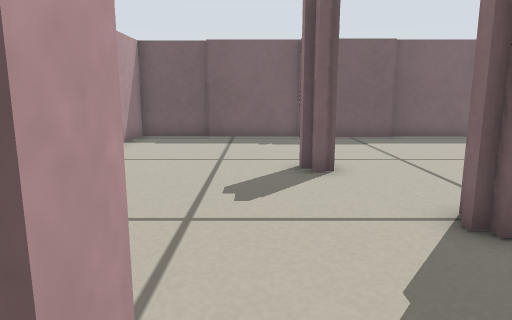
view 1 (above)

12 first-person views from a walk through a robot-simulator world made for Stage. The camera is 0.35 m above the floor, tilts 10° down and sees 70° across. The lines on the ground mark 1 m squares. The floor is counted in squares, 0.2 m on a side. Each view is taken from the middle of a square. On the plan, view 1 faces up. The plan holds only what a view shows up to about 17 squares ahead; the rest is blank. The robots in the file are not drawn.

view 2
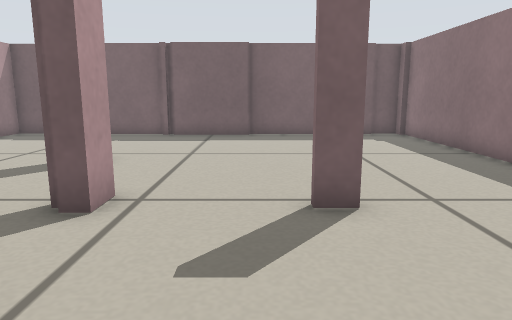

view 3
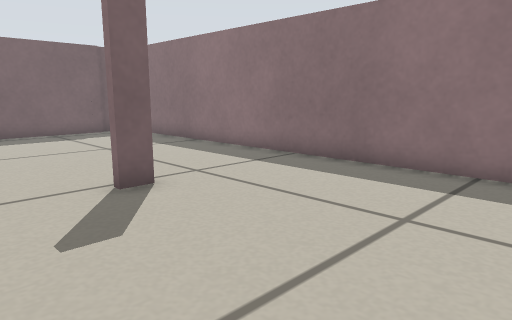

view 4
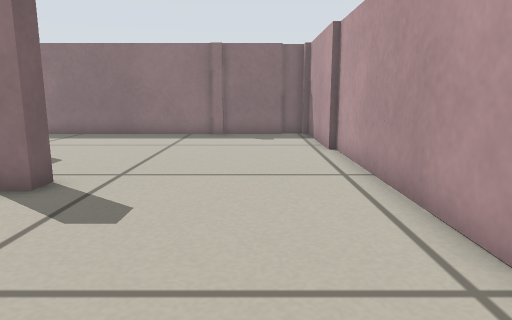

view 5
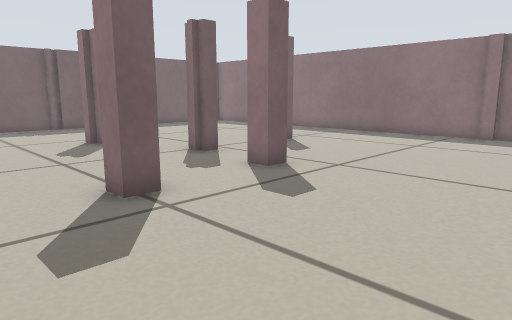

view 6
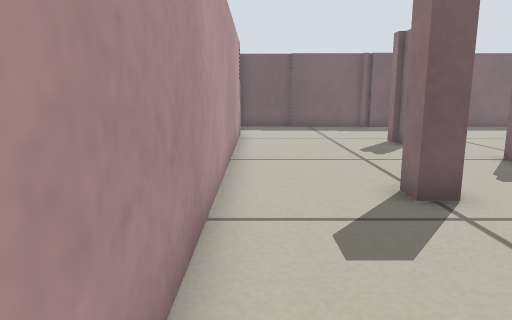

view 7
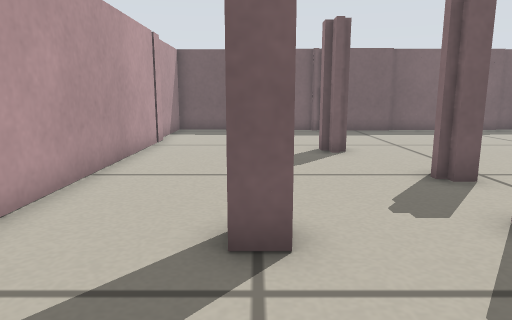

view 8
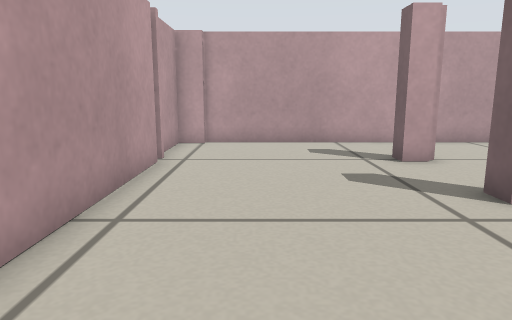

view 9
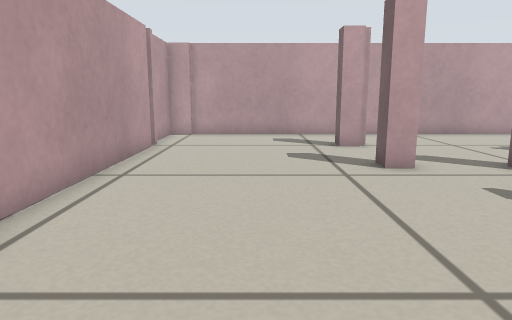

view 10
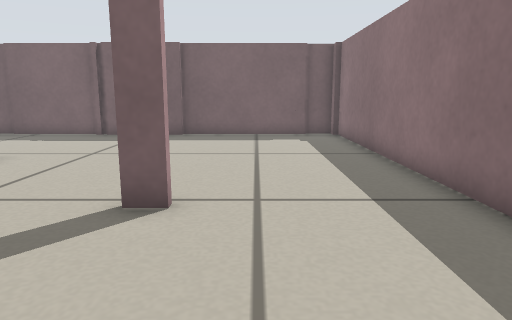

view 11
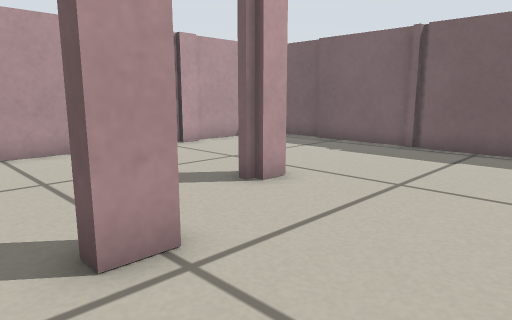

view 12
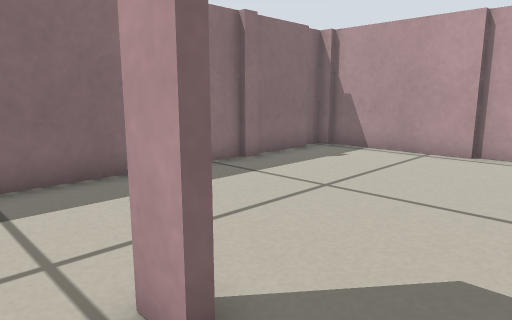

### Floor plan
Points are (right, up) in squares from view 1. A wall is a line through its corners. A room is listed if a view was taken in it or the views show most of it. See-through windows are left out.
Room 1 (views 1, 2, 3, 4, 5, 6, 7, 8, 9, 10, 11, 12)
walls: (3.5, 5.2) (3.5, 4.3) (3, 4.3); (6.9, 4.8) (7.6, 4.8); (7.8, 4.5) (6.9, 4.5); (1.4, 8.1) (1.4, 8.6); (1.1, 8.5) (1.1, 9.1); (1.8, 9.1) (1.8, 8.4); (-0.6, 1.8) (-0.6, 0.9) (-1.3, 0.9) (-1.3, 1.6); (-4.7, 10.6) (-4.7, -5); (5.8, 15.4) (2.2, 15.4); (12.7, -1.1) (12.7, 15.5); (12.5, -1.6) (12.5, -1); (1.9, 15.6) (-2.1, 15.6); (-4.7, 11.6) (-4.7, 10.8); (7.8, -5.4) (12.5, -5.4); (-0.6, -5.6) (7.9, -5.6); (-2, 15.9) (-4.9, 15.9) (-4.9, 11.6); (12.7, -4.2) (12.7, -1.5); (11.4, 15.6) (5.6, 15.6); (-4.5, -4.9) (-4.5, -5.9) (-2.1, -5.9); (12.9, -5.2) (12.9, -4.1); (12.5, 15.9) (11.2, 15.9)

Positions as (right, up) in squares from view 1, and headings:
1: (0, 0), facing up
2: (6, -1), facing up
3: (4, -2), facing up-right
4: (-4, -3), facing right
5: (-4, -5), facing up-right
6: (-4, -5), facing up
7: (-1, -3), facing up
8: (9, -3), facing left
9: (12, -2), facing left
10: (9, -1), facing up
11: (7, 3), facing up-left
12: (5, 6), facing down-right
